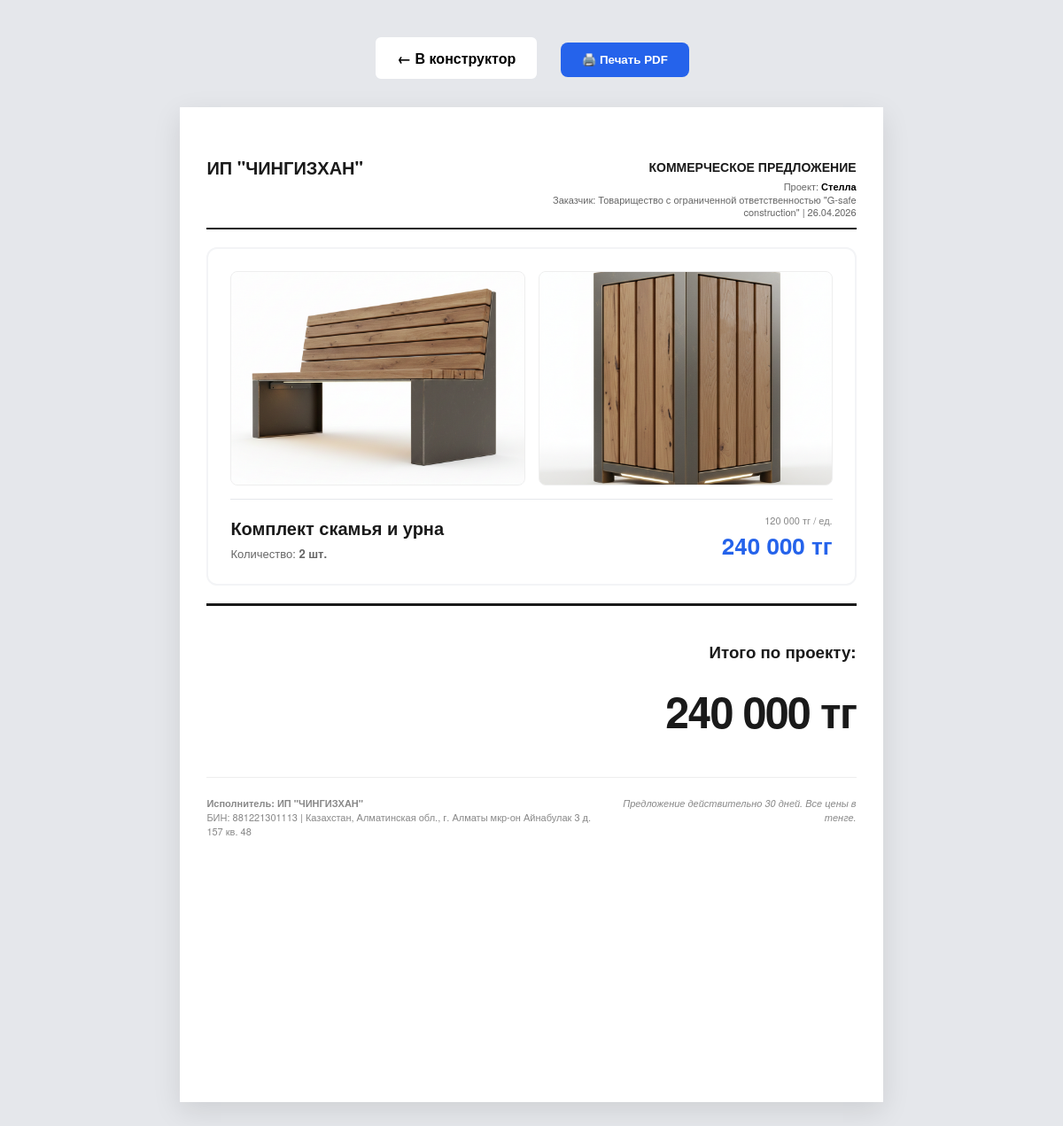
The app's page /view_proposal/KP-1777201923 with its own data.
### tables this page shows
CREATE TABLE settings (key TEXT PRIMARY KEY, value TEXT);

CREATE TABLE proposals (id TEXT PRIMARY KEY, client_id TEXT, date TEXT, project_name TEXT, total REAL, status INTEGER DEFAULT 0);

CREATE TABLE clients (id TEXT PRIMARY KEY, name TEXT, bin TEXT, contact TEXT, address TEXT);

CREATE TABLE proposal_blocks (id INTEGER PRIMARY KEY AUTOINCREMENT, proposal_id TEXT, block_type TEXT, sort_order INTEGER, title TEXT, text_content TEXT, qty REAL, price REAL, unit TEXT, img1 TEXT, img2 TEXT, img3 TEXT, items_json TEXT, cost REAL DEFAULT 0);

### app.py (the view)
@app.route('/view_proposal/<prop_id>')
def view_proposal(prop_id):
    with sqlite3.connect(DB_NAME) as conn:
        c = conn.cursor()
        prop = c.execute("SELECT p.id, p.date, p.project_name, p.total, c.name, p.status FROM proposals p LEFT JOIN clients c ON p.client_id = c.id WHERE p.id=?", (prop_id,)).fetchone()
        blocks = c.execute("SELECT block_type, title, text_content, qty, price, unit, img1, img2, img3, items_json, cost FROM proposal_blocks WHERE proposal_id=? ORDER BY sort_order", (prop_id,)).fetchall()
        s = {r[0]: r[1] for r in c.execute("SELECT * FROM settings").fetchall()}
    return render_template('view_proposal.html', prop=prop, blocks=blocks, s=s, json=json)

### templates/view_proposal.html (shortened to what this page needs)
<!DOCTYPE html>
<html lang="ru">
<head>
</head>
<body>
    <div class="no-print">
        <a href="/edit_proposal/{{ prop[0] }}" class="btn" style="background: #fff; color: #000; border: 2px solid #e5e7eb;">← В конструктор</a>
        <button onclick="window.print()" class="btn" style="background:#2563eb;">🖨️ Печать PDF</button>
    </div>
    <div class="document">
        <div class="page-content">
            <div class="header">
                <div class="logo">{{ s.company_name }}</div>
                <div class="kp-info"><h1>Коммерческое предложение</h1><p>Проект: <strong style="color:#000;">{{ prop[2] }}</strong></p><p>Заказчик: {{ prop[4] }} | {{ prop[1] }}</p></div>
            </div>
            {% for b in blocks %}
                {% if b[0] == 'cover' %}
                {% set s_cov = json.loads(b[9]) if b[9] and '{' in b[9] else {'angle': 10, 'gap': 5, 'grad': 70, 'color': '#ffffff', 'shadow': 'on', 'top_text': '2026 / ПРЕЗЕНТАЦИЯ'} %}
                <div class="block-cover" style="gap: {{ s_cov.gap }}px;">
                    {% if b[6] and b[7] and b[8] %}
                        <div style="flex:1; height:100%; background:url('/static/uploads/{{ b[6] }}') center/cover; clip-path: polygon(0 0, 100% 0, calc(100% - {{ s_cov.angle }}vw) 100%, 0 100%);"></div>
                        <div style="flex:1; height:100%; background:url('/static/uploads/{{ b[7] }}') center/cover; clip-path: polygon({{ s_cov.angle }}vw 0, 100% 0, calc(100% - {{ s_cov.angle }}vw) 100%, 0 100%); margin-left: -{{ s_cov.angle }}vw;"></div>
                        <div style="flex:1; height:100%; background:url('/static/uploads/{{ b[8] }}') center/cover; clip-path: polygon({{ s_cov.angle }}vw 0, 100% 0, 100% 100%, 0 100%); margin-left: -{{ s_cov.angle }}vw;"></div>
                    {% elif b[6] and b[7] %}
                        <div style="flex:1; height:100%; background:url('/static/uploads/{{ b[6] }}') center/cover; clip-path: polygon(0 0, 100% 0, calc(100% - {{ s_cov.angle }}vw) 100%, 0 100%);"></div>
                        <div style="flex:1; height:100%; background:url('/static/uploads/{{ b[7] }}') center/cover; clip-path: polygon({{ s_cov.angle }}vw 0, 100% 0, 100% 100%, 0 100%); margin-left: -{{ s_cov.angle }}vw;"></div>
                    {% elif b[6] %}
                        <div style="width:100%; height:100%; background:url('/static/uploads/{{ b[6] }}') center/cover;"></div>
                    {% endif %}
                    {% if s_cov.grad|int > 0 %}<div style="position: absolute; bottom:0; left:0; width:100%; height:80%; background: linear-gradient(to top, rgba(0,0,0,{{ s_cov.grad|int / 100 }}), transparent); pointer-events: none;"></div>{% endif %}
                    <div class="cover-content" style="color: {{ s_cov.color }}; {% if s_cov.shadow == 'on' %}text-shadow: 0 2px 15px rgba(0,0,0,0.8);{% endif %}">
                        <div class="cover-top-text">{{ s_cov.top_text }}</div>
                        <h2 class="cover-title">{{ b[1] }}</h2>
                        <p class="cover-subtitle">{{ b[2] if b[2] else '' }}</p>
                    </div>
                </div>
                {% elif b[0] == 'product' %}
                <div class="block-product">
                    {% if (b[6] and b[6] != 'None') or (b[7] and b[7] != 'None') or (b[8] and b[8] != 'None') %}
                    <div class="product-gallery">
                        {% if b[6] and b[6] != 'None' %}<div><img src="/static/uploads/{{ b[6] }}"></div>{% endif %}
                        {% if b[7] and b[7] != 'None' %}<div><img src="/static/uploads/{{ b[7] }}"></div>{% endif %}
                    </div>
                    {% endif %}
                    <div class="product-details">
                        <div><h3 class="product-name">{{ b[1] }}</h3><p style="color: #666; margin: 0; font-size: 13px;">Количество: <strong>{{ '{:g}'.format(b[3]) }} {{ b[5] }}</strong></p></div>
                        <div class="product-price"><p style="color: #888; font-size: 11px; margin: 0 0 2px 0;">{{ '{:,.0f}'.format(b[4]).replace(',', ' ') }} тг / ед.</p><p class="sum">{{ '{:,.0f}'.format(b[3] * b[4]).replace(',', ' ') }} тг</p></div>
                    </div>
                </div>
                {% endif %}
            {% endfor %}
            <div class="totals"><h3>Итого по проекту:</h3><p class="grand-total">{{ '{:,.0f}'.format(prop[3]).replace(',', ' ') }} тг</p></div>
            <div class="footer">
                <div><strong>Исполнитель: {{ s.company_name }}</strong><br>БИН: {{ s.company_bin }} | {{ s.company_address }}</div>
                <div style="text-align: right;"><em>Предложение действительно 30 дней. Все цены в тенге.</em></div>
            </div>
        </div>
    </div>
</body>
</html>

### templates/view_proposal.html (style rules this page uses)
body { font-family: 'Helvetica Neue', Arial, sans-serif; color: #1a1a1a; background: #e5e7eb; margin: 0; padding: 40px 0; -webkit-print-color-adjust: exact; print-color-adjust: exact; }
.document { width: 210mm; min-height: 297mm; margin: 0 auto; background: #fff; box-shadow: 0 10px 30px rgba(0,0,0,0.1); display: flex; flex-direction: column; position: relative; }
.no-print { text-align: center; margin-bottom: 30px; }
.btn { background: #1a1a1a; color: #fff; padding: 12px 24px; text-decoration: none; border-radius: 8px; font-weight: bold; margin: 0 10px; display: inline-block; cursor:pointer; border:none; }
.page-content { padding: 15mm 8mm; }
.header { display: flex; justify-content: space-between; align-items: flex-start; border-bottom: 2px solid #1a1a1a; padding-bottom: 10px; margin-bottom: 20px; }
.logo { width: 48%; font-size: 20px; font-weight: 900; text-transform: uppercase; line-height: 1.1; }
.kp-info { width: 48%; text-align: right; }
.kp-info h1 { margin: 0 0 5px 0; font-size: 14px; text-transform: uppercase; color: #1a1a1a; font-weight: 900; }
.kp-info p { margin: 0; color: #666; font-size: 11px; line-height: 1.3; }
.block-product { background: #fff; border-radius: 12px; padding: 25px; border: 2px solid #f3f4f6; margin-bottom: 15px; page-break-inside: avoid; }
.product-gallery { display: flex; gap: 15px; margin-bottom: 15px; }
.product-gallery div { flex: 1; height: 240px; border-radius: 8px; overflow: hidden; background: #f9fafb; border: 1px solid #eee; }
.product-gallery img { width: 100%; height: 100%; object-fit: cover; }
.product-details { display: flex; justify-content: space-between; align-items: flex-end; border-top: 1px solid #e5e7eb; padding-top: 15px; }
.product-name { font-size: 20px; font-weight: 900; margin: 0 0 5px 0; color: #1a1a1a; }
.product-price { text-align: right; }
.product-price .sum { font-size: 26px; font-weight: 900; color: #2563eb; margin: 0; }
.totals { text-align: right; margin-top: 20px; padding-top: 20px; border-top: 3px solid #1a1a1a; page-break-inside: avoid; }
.grand-total { font-size: 48px; font-weight: 900; color: #1a1a1a; margin: 0; letter-spacing: -1.5px; }
.footer { margin-top: 40px; font-size: 11px; color: #888; border-top: 1px solid #eee; padding-top: 20px; display: flex; justify-content: space-between; page-break-inside: avoid; }

### records on screen
settings: company_name "ИП \"ЧИНГИЗХАН\""
proposals: project_name "Стелла", date "26.04.2026", total "240 000"
clients: name "Товарищество с ограниченной ответственностью \"G-safe construction\""
proposal_blocks: img1 (picture), img2 (picture), title "Комплект скамья и урна", qty "2", unit "шт.", price "120 000", qty+price "240 000"
settings: company_bin "881221301113"
settings: company_address "Казахстан, Алматинская обл., г. Алматы мкр-он Айнабулак 3 д. 157 кв. 48"
